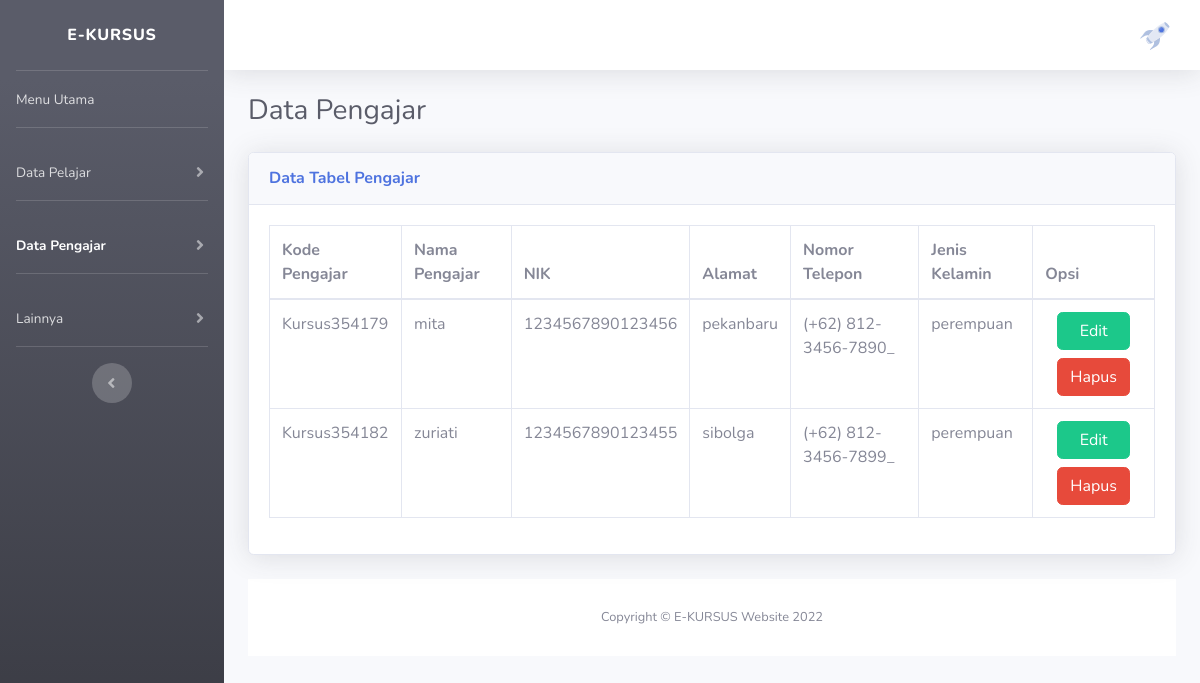
The app's page /projekan/on-admin/data_pengajar.php with its own data.
### tables this page shows
CREATE TABLE `pengajar` (
  `kode_pengajar` INT(11) NOT NULL,
  `nama_pengajar` VARCHAR(30) DEFAULT NULL,
  `nik` VARCHAR(17) DEFAULT NULL,
  `alamat` VARCHAR(100) DEFAULT NULL,
  `nomor_telepon` VARCHAR(20) DEFAULT NULL,
  `jenis_kelamin` VARCHAR(15) DEFAULT NULL
);

### projekan/on-admin/data_pengajar.php (the view, shortened to what this page needs)
<?php
    include '../config.php';
?>
<!DOCTYPE html>
<html lang="en">
<head>
    <link href="../assets/vendor/fontawesome-free/css/all.min.css" rel="stylesheet" type="text/css">
    <link href="../assets/css/sb-admin-2.min.css" rel="stylesheet">
</head>
<body id="page-top">
    <div id="wrapper">
        <ul class="navbar-nav bg-gradient-dark sidebar sidebar-dark accordion" id="accordionSidebar">
            <a class="sidebar-brand d-flex align-items-center justify-content-center" href="index.php">
                <div class="sidebar-brand-text mx-3">E-KURSUS</div>
            </a>
            <hr class="sidebar-divider my-0">
            <li class="nav-item">
                <a class="nav-link" href="index.php">
                    <span>Menu Utama</span></a>
            </li>
            <hr class="sidebar-divider">
            <li class="nav-item">
                <a class="nav-link collapsed" href="#" data-toggle="collapse" data-target="#collapseTwo" aria-expanded="true" aria-controls="collapseTwo">
                    <span>Data Pelajar</span>
                </a>
            </li>
            <hr class="sidebar-divider">
            <li class="nav-item active">
                <a class="nav-link collapsed active" href="#" data-toggle="collapse" data-target="#collapseUtilities"
                    aria-expanded="true" aria-controls="collapseUtilities">
                    <span> Data Pengajar </span>
                </a>
            </li>
            <hr class="sidebar-divider">
            <li class="nav-item">
                <a class="nav-link collapsed" href="#" data-toggle="collapse" data-target="#collapsePages" aria-expanded="true" aria-controls="collapsePages">
                    <span>Lainnya</span>
                </a>
            </li>
            <hr class="sidebar-divider d-none d-md-block">
            <div class="text-center d-none d-md-inline">
                <button class="rounded-circle border-0" id="sidebarToggle"></button>
            </div>
        </ul>
        <div id="content-wrapper" class="d-flex flex-column">
            <div id="content">
                <nav class="navbar navbar-expand navbar-light bg-white topbar mb-4 static-top shadow">
                    <ul class="navbar-nav ml-auto">
                        <li class="nav-item dropdown no-arrow">
                            <a class="nav-link dropdown-toggle" href="#" id="userDropdown" role="button" data-toggle="dropdown" aria-haspopup="true" aria-expanded="false">
                                <img class="img-profile rounded-circle" src="undraw_rocket.svg">
                            </a>
                        </li>
                    </ul>
                </nav>
                <div class="container-fluid">
                    <div class="d-sm-flex align-items-center justify-content-between mb-4">
                        <h1 class="h3 mb-0 text-gray-800"> Data Pengajar </h1>
                    </div>
            <?php
                $sql_data_pengajar = "SELECT * FROM pengajar ";
                $check_pengajar = $con->prepare($sql_data_pengajar);
                $check_pengajar->execute();
                $check_pengajar->store_result();
                $check_pengajar->bind_result($kode_pengajar, $nama_pengajar, $nik, $alamat,$nomor_telepon, $jenis_kelamin);
            ?>
                <div class="card shadow mb-4">
                    <div class="card-header py-3">
                        <h6 class="m-0 font-weight-bold text-primary">Data Tabel Pengajar</h6>
                    </div>
                    <div class="card-body">
                        <div class="table-responsive">
                            <table class="table table-bordered" id="dataTable" width="100%" cellspacing="0">
                                <thead>
                                    <tr>
                                        <th> Kode Pengajar </th>
                                        <th> Nama Pengajar </th>
                                        <th> NIK </th>
                                        <th> Alamat </th>
                                        <th> Nomor Telepon </th>
                                        <th> Jenis Kelamin </th>
                                        <th> Opsi </th>
                                    </tr>
                                </thead>
                                <tbody>
                                <?php while ($check_pengajar->fetch() != NULL) {  ?>
                                    <tr>
                                        <td>Kursus<?= $kode_pengajar; ?></td>
                                        <td><?= $nama_pengajar; ?></td>
                                        <td><?= $nik; ?></td>
                                        <td><?= $alamat; ?></td>
                                        <td><?= $nomor_telepon; ?></td>
                                        <td><?= $jenis_kelamin; ?></td>
                                        <td>
                                        <div class="col-md-auto">
                                            <a href="edit_pengajar.php?kode_pengajar=<?= $kode_pengajar; ?>" class="btn btn-success btn-block"> Edit </a>
                                            <a href="hapus_pengajar.php?kode_pengajar=<?= $kode_pengajar; ?>" class="btn btn-danger btn-block" onclick="konfirmasi()"> Hapus </a>
                                        </div>
                                    </tr>
                                <?php  } ?>
                                </tbody>
                            </table>
                        </div>
                    </div>
                </div>
            <footer class="sticky-footer bg-white">
                <div class="container my-auto">
                    <div class="copyright text-center my-auto">
                        <span>Copyright &copy; E-KURSUS Website 2022</span>
                    </div>
                </div>
            </footer>
        </div>
    </div>
</body>
</html>

### records on screen
pengajar: kode_pengajar "354179", nama_pengajar "mita", nik "1234567890123456", alamat "pekanbaru", nomor_telepon "(+62) 812-3456-7890_", jenis_kelamin "perempuan"
pengajar: kode_pengajar "354182", nama_pengajar "zuriati", nik "1234567890123455", alamat "sibolga", nomor_telepon "(+62) 812-3456-7899_", jenis_kelamin "perempuan"
